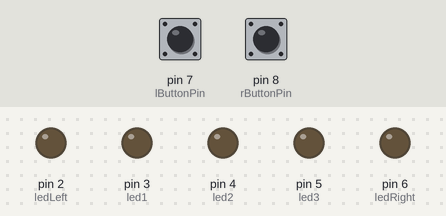
A sketch run on a simulated Arduino Uno, built with avr-gcc and run on an emulated ATmega328P. On the bench: output pins drawn as LEDs (lit = HIGH). Dashed ring = blinking. Inputs (shaded band) come from the test bench; at power-on: pin 7 (lButtonPin) LOW, pin 8 (rButtonPin) LOW. The audio player accepts every command and is not drawn.

Above: at 1.2 s.
1.3 s: pin 7 (lButtonPin) pulled HIGH for 3.2 s
At 2.2 s:
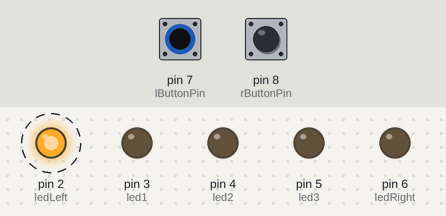
6.3 s: pin 8 (rButtonPin) pulled HIGH for 0.15 s
At 7.2 s:
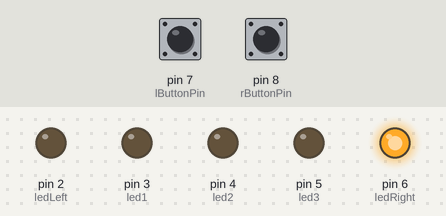
9.4 s: pin 8 (rButtonPin) pulled HIGH for 1 s
At 12.1 s:
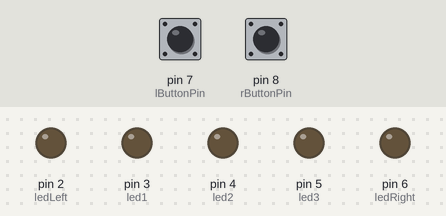
12.8 s: pin 8 (rButtonPin) pulled HIGH for 3.2 s
At 13.4 s:
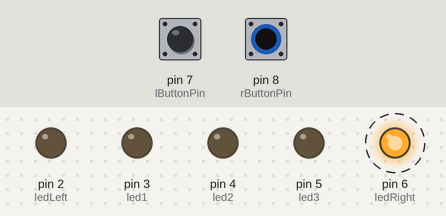
18.1 s: pin 7 (lButtonPin) driven HIGH and pin 8 (rButtonPin) driven HIGH
At 19.63 s:
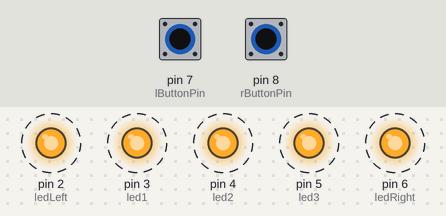
Timing chart, 0 to 22.1 s (numbered marks = the images above; inputs shaded):
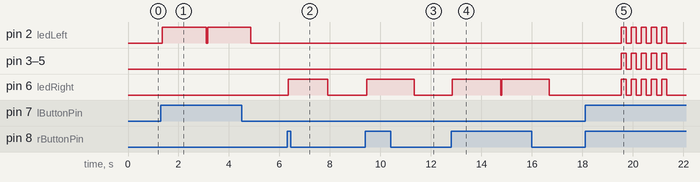

Measured:
- after the input at 1.3 s, pin 2 (ledLeft): alternates HIGH for 1.7 s and LOW for 0.05 s, starting after 0.05 s
- after the input at 6.3 s, pin 6 (ledRight): LOW → HIGH after 0.05 s, → LOW 1.6 s later
- after the input at 9.4 s, pin 6 (ledRight): LOW → HIGH after 0.05 s, → LOW 1.9 s later
- after the input at 12.8 s, pin 6 (ledRight): alternates HIGH for 1.9 s and LOW for 0.05 s, starting after 0.05 s
- after the input at 18.1 s, pin 2 (ledLeft), pin 3 (led1), pin 4 (led2), pin 5 (led3), pin 6 (ledRight): alternates HIGH for 0.20 s and LOW for 0.20 s, 10 changes in all, then stays LOW, starting after 1.4 s

The sketch:

hilo.ino
```cpp
//
// Hi-Lo
// IxD Team -- Jayoung, Marcus, Peter, Tommy, Yoga
// Two-button steering-wheel hi-lo game (interface demonstration)
// Prof. Gu Zhenyu
// 2017 June
//
// Plays a game of hi-lo, computer guesses from 1 to 99 using a divider heuristic
// Input uses only two buttons, output uses voice
//

// THINGS TO DO TO IMPROVE:
// (1) Use 4K+ audio (currently 2K), and put on SD, OR do Chinese at about 3K?
// (2) Adjust number with floatguess to reduce number of tries
// (3) Allow user to adjust how "smart" the computer is
// (4) Allow taking turns, user to guess numbers
// (5) Implement other game choices

// audio output, using only PROGMEM (32K limit); see documentation below
#include <PCM.h>

// 4k data of only 01-20 takes up 30986 bytes (96%)
// 2k data full range with code takes almost 32K (98%), but sound is it's really unclear
#include "toohigh.h"
#include "toolow.h"
#include "only.h"
#include "tries.h"

#include "01.h"
#include "02.h"
#include "03.h"
#include "04.h"
#include "05.h"
#include "06.h"
#include "07.h"
#include "08.h"
#include "09.h"
#include "10.h"
#include "11.h"
#include "12.h"
#include "13.h"
#include "14.h"
#include "15.h"
#include "16.h"
#include "17.h"
#include "18.h"
#include "19.h"

#include "20.h"
#include "30.h"
#include "40.h"
#include "50.h"
#include "60.h"
#include "70.h"
#include "80.h"
#include "90.h"

#define SAMPLE_RATE 2000  // from PCM.c; this was reduced from 8000, so quality is very poor

const int lButtonPin = 7;     // left button
const int rButtonPin = 8;     // right button
const int ledLeft    = 2;     // left (0) LED
const int led1       = 3;     // second (1) LED
const int led2       = 4;     // second (1) LED
const int led3       = 5;     // second (1) LED
const int ledRight   = 6;     // right LED

// special sound codes (1-20 = directly; 21-27 = 30 to 90; 28-31 are special sounds, below)
// 32 and up are for expansion
const int soundToolow  = 28;  // "too low" sound
const int soundToohigh = 29;  // "too high" sound
const int soundOnly    = 30;  // "only" sound
const int soundTries   = 31;  // "tries" sound

int   guess = 0;              // guessing a random number between 1 and 99
int   guesses = 0;            // total number of guesses it took
int   guessed;                // 1 if sound for this guess has been output; 0 otherwise
float mult;                   // half-multiplier (e.g., 1st round = 50, 2nd round = 25, 3rd round = 12.5, etc.)

void playSound(int sound) {
  int dl;
  int delaytime;

  switch (sound) {
    case  1: dl = s_01_length; startPlayback(s_01_data, dl); break;
    case  2: dl = s_02_length; startPlayback(s_02_data, dl); break;
    case  3: dl = s_03_length; startPlayback(s_03_data, dl); break;
    case  4: dl = s_04_length; startPlayback(s_04_data, dl); break;
    case  5: dl = s_05_length; startPlayback(s_05_data, dl); break;
    case  6: dl = s_06_length; startPlayback(s_06_data, dl); break;
    case  7: dl = s_07_length; startPlayback(s_07_data, dl); break;
    case  8: dl = s_08_length; startPlayback(s_08_data, dl); break;
    case  9: dl = s_09_length; startPlayback(s_09_data, dl); break;
    case 10: dl = s_10_length; startPlayback(s_10_data, dl); break;
    case 11: dl = s_11_length; startPlayback(s_11_data, dl); break;
    case 12: dl = s_12_length; startPlayback(s_12_data, dl); break;
    case 13: dl = s_13_length; startPlayback(s_13_data, dl); break;
    case 14: dl = s_14_length; startPlayback(s_14_data, dl); break;
    case 15: dl = s_15_length; startPlayback(s_15_data, dl); break;
    case 16: dl = s_16_length; startPlayback(s_16_data, dl); break;
    case 17: dl = s_17_length; startPlayback(s_17_data, dl); break;
    case 18: dl = s_18_length; startPlayback(s_18_data, dl); break;
    case 19: dl = s_19_length; startPlayback(s_19_data, dl); break;
    case 20: dl = s_20_length; startPlayback(s_20_data, dl); break;

    // 21-27 = sounds for 30-90
    case 21: dl = s_30_length; startPlayback(s_30_data, dl); break;
    case 22: dl = s_40_length; startPlayback(s_40_data, dl); break;
    case 23: dl = s_50_length; startPlayback(s_50_data, dl); break;
    case 24: dl = s_60_length; startPlayback(s_60_data, dl); break;
    case 25: dl = s_70_length; startPlayback(s_70_data, dl); break;
    case 26: dl = s_80_length; startPlayback(s_80_data, dl); break;
    case 27: dl = s_90_length; startPlayback(s_90_data, dl); break;

    // 28-31 = additional sounds
    case 28: dl = s_toolow_length; startPlayback(s_toolow_data, dl); break;
    case 29: dl = s_toohigh_length; startPlayback(s_toohigh_data, dl); break;
    case 30: dl = s_only_length; startPlayback(s_only_data, dl); break;
    case 31: dl = s_tries_length; startPlayback(s_tries_data, dl); break;

  }
  delaytime = ((float)dl/SAMPLE_RATE) * 1000;
  delay(delaytime);
}

void LedPlayAll(int state) {

  // state = LOW or HIGH
  digitalWrite(ledLeft, state);
  digitalWrite(led1, state);
  digitalWrite(led2, state);
  digitalWrite(led3, state);
  digitalWrite(ledRight, state);

}

void setup() {
  // put your setup code here, to run once:

  pinMode(lButtonPin, INPUT);
  pinMode(rButtonPin, INPUT);

  pinMode(ledLeft, OUTPUT);
  pinMode(led1, OUTPUT);
  pinMode(led2, OUTPUT);
  pinMode(led3, OUTPUT);
  pinMode(ledRight, OUTPUT);

  guess = 50;
  mult = 25.0;
  guesses = 0;

//  Serial.begin(9600);
}

void loop() {
  // put your main code here, to run repeatedly:

  int i;
  int sound;
  int remain;
  int lButtonState = 0;
  int rButtonState = 0;


  // put out a guess
  if (guessed == 0) {
    if (guess > 20) {
      playSound(int(guess/10.0) + 18);              // for example, if 36, then play the "30"
      remain = int(guess - int(guess/10.0) * 10);   // for example, if 36, then play the "6"
      if (remain > 0) playSound(remain);
    } else {
      playSound(guess);
    }
    guessed = 1;
  }

  lButtonState = digitalRead(lButtonPin);
  rButtonState = digitalRead(rButtonPin);

  digitalWrite(ledLeft, LOW);
  digitalWrite(ledRight, LOW);

  if ((lButtonState == HIGH) || (rButtonState == HIGH)) {

    if ((lButtonState == HIGH && rButtonState == LOW) || (rButtonState == HIGH && lButtonState == LOW)) {
      delay(50);  // debounce
      lButtonState = digitalRead(lButtonPin);
      rButtonState = digitalRead(rButtonPin);
      if (lButtonState == HIGH) digitalWrite(ledLeft, HIGH);
      if (rButtonState == HIGH) digitalWrite(ledRight, HIGH);

    }

    guesses++;

    // both buttons means guessed correctly!
    // say "that took only ... 6 ... tries!"
    if ((lButtonState == HIGH) && (rButtonState == HIGH)) {
      playSound(soundOnly);
      playSound(guesses);
      playSound(soundTries);

      // reset all of the indicators and play again
      guessed = 0;
      guess = 50;
      guesses = 0;
      mult = 25.0;

      // play a little light show, also buys time for a new game
      for (i = 0; i < 5; i++) {
        LedPlayAll(HIGH);
        delay(200);
        LedPlayAll(LOW);
        delay(200);
      }
    }
    else
    {

      // left button means too low, try a higher number
      if (lButtonState == HIGH) {
        Serial.println(mult);
        playSound(soundToolow);
        guess = int(guess + mult);
        if (guess > 99) guess = 99;
        guessed = 0;
      }
      else

      // right button means too high, try a lower number
      if (rButtonState == HIGH) {
         Serial.println(mult);
        playSound(soundToohigh);
        guess = int(guess - mult);
        if (guess < 1) guess = 1;
        guessed = 0;
      }
      mult = mult/2.0;
      if (mult < 1) mult = 1;
    }
  }
}
```

Source omitted: 01.h (data table, 2774 bytes), 02.h (data table, 2342 bytes), 03.h (data table, 2870 bytes), 04.h (data table, 3090 bytes), 05.h (data table, 2998 bytes), 06.h (data table, 3021 bytes), 07.h (data table, 3123 bytes), 08.h (data table, 2570 bytes), 09.h (data table, 3767 bytes), 10.h (data table, 2915 bytes), 11.h (data table, 4139 bytes), 12.h (data table, 4124 bytes) and 19 more
